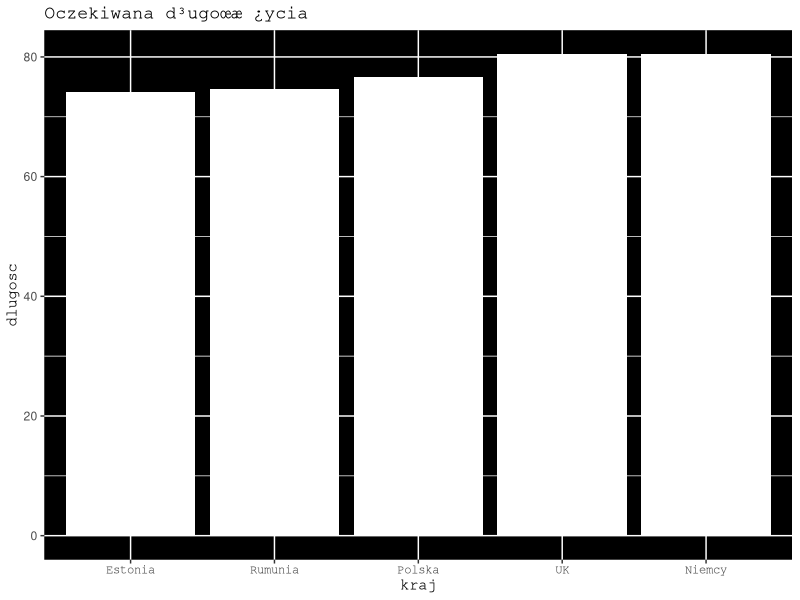
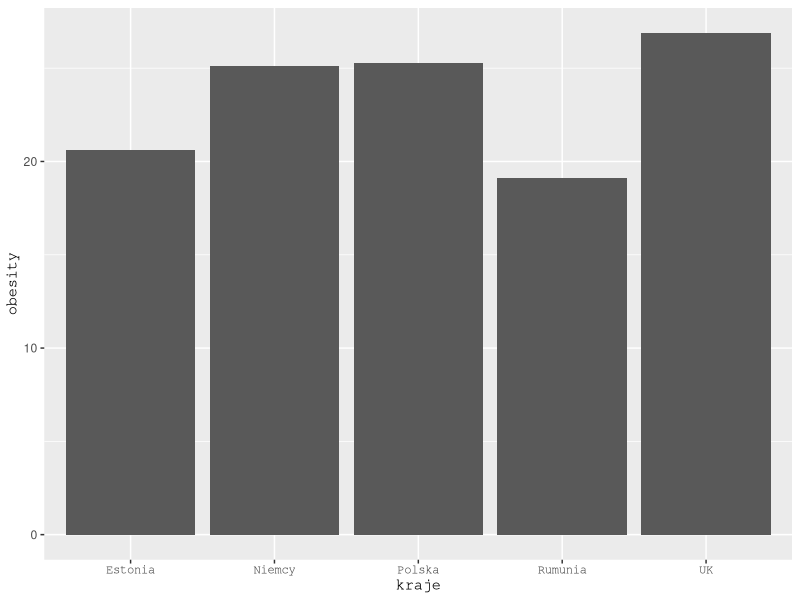
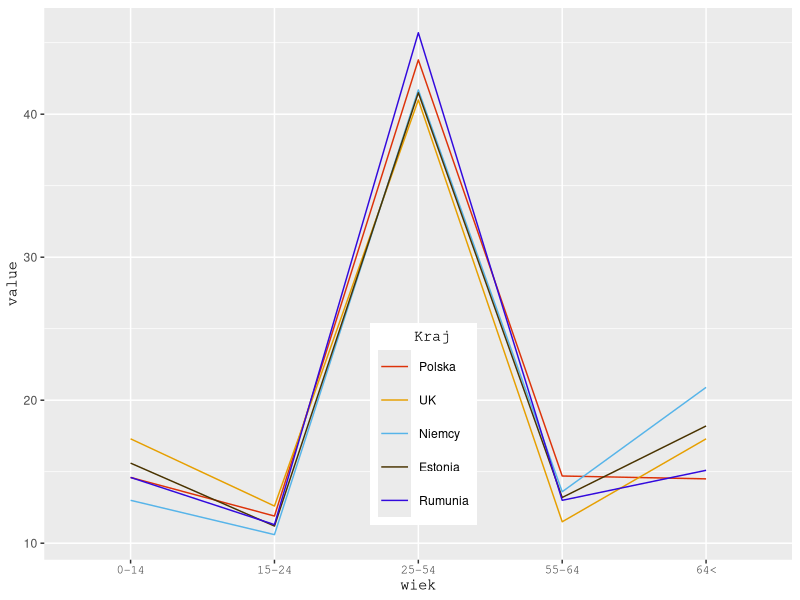

Generate these figures, in order, with R: (Note: this script raises an error after producing the figures.)
library(reshape2)
library(ggplot2)
library(gridExtra)

kraje <- c("Polska","UK","Niemcy","Estonia","Rumunia") 
obesity <- c(25.3,26.9,25.1,20.6,19.1)
wiek <- c("0-14","15-24","25-54","55-64","64<")
Polska <- c(14.6,11.9,43.8,14.7,14.5)
UK <- c(17.3,12.6,41,11.5,17.3)
Niemcy <- c(13,10.6,41.7,13.6,20.9)
Estonia <- c(15.6,11.2,41.5,13.2,18.2)
Rumunia <- c(14.6,11.3,45.7,13,15.1)

str_w <- data.frame(wiek,Polska,UK,Niemcy,Estonia,Rumunia)
str_w2 <- melt(str_w)
dane  <- data.frame(kraje,obesity)

kraj <- as.character(c("Polska", "UK", "Niemcy", "Rumunia", "Estonia"))
dlugosc <- c(76.65,80.42,80.44, 74.69, 74.07)

Life_expectancy_at_birth <- data.frame(kraj, dlugosc)
Life <- Life_expectancy_at_birth
Life[,1] <- as.character(Life[,1])

wiek <- ggplot(str_w2,aes(x=wiek,y=value,group=variable,color=variable))+
  geom_line()+
  theme(legend.justification=c(0.1,0.1), legend.position=c(0.45,0.1)) +
  scale_colour_manual(values=c("#dd3209", "#E69F00", "#56B4E9",
                               "#493300", "#3209dd"),name="    Kraj")+
  guides(colour = guide_legend(override.aes = list(size=8)))+
  theme( axis.text.x = element_text(family = "mono"),
         axis.title.x= element_text(family = "mono"),
         axis.title.y= element_text(family = "mono"),
         title =element_text(family = "mono")
  )


obesity <- ggplot(dane,aes(x=kraje,y=obesity))+
  geom_bar(stat="identity")+
  theme( axis.text.x = element_text(family = "mono"),
         axis.title.x= element_text(family = "mono"),
         axis.title.y= element_text(family = "mono"),
         title =element_text(family = "mono")
  )


le <- ggplot(Life, aes(x = kraj, y = dlugosc)) +
  geom_bar(stat="identity", fill="white") +
  theme( panel.background=element_rect(fill='black'),
         axis.text.x = element_text(family = "mono"),
         axis.title.x= element_text(family = "mono"),
         axis.title.y= element_text(family = "mono"),
         title =element_text(family = "mono")
  )+
  scale_x_discrete(limits=Life$kraj[order(Life$dlugosc)])+
  ggtitle("Oczekiwana d³ugoœæ ¿ycia")
getwd()

grid.newpage() 
print(wiek, vp=viewport(x=0.5, y = 0.5, 
                      width=0.8, height=0.8))
print(obesity, 
      vp=viewport(x=0.8, y = 0.8, 
                  width=0.4, height=0.4))


print(le, 
      vp=viewport(x=0.2, y = 0.8, 
                  width=0.4, height=0.4))
